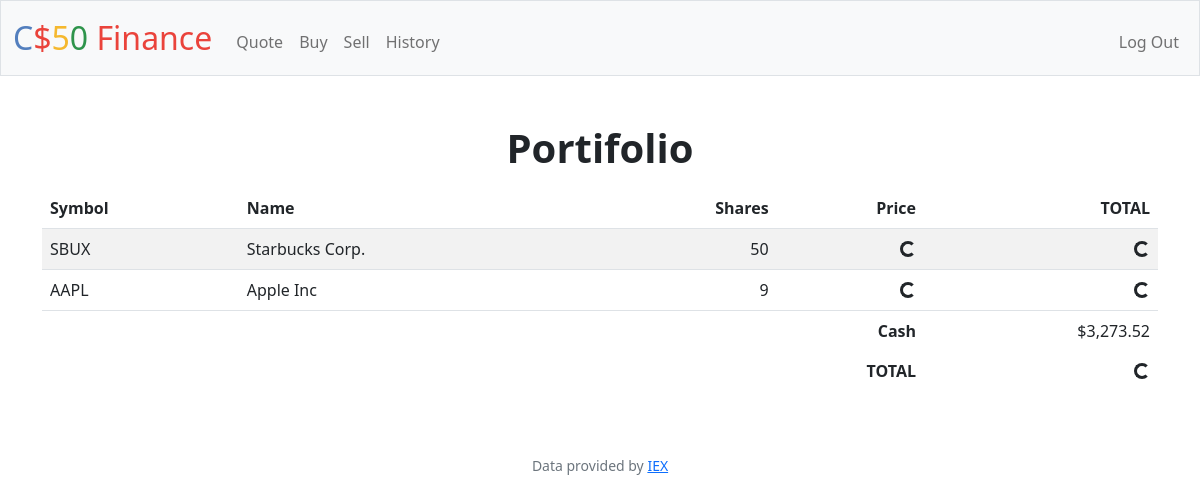
The app's page / (signed in) with its own data.
### tables this page shows
CREATE TABLE users_stocks (user_id INTEGER, stock_symbol TEXT NOT NULL, stock_name TEXT NOT NULL, quantity INTEGER NOT NULL, FOREIGN KEY(user_id) REFERENCES users(id));

### app.py (the view)
@app.route("/")
@login_required
def index():
    user_id = session["user_id"]
    portifolio_data = db.execute("SELECT * FROM users_stocks "
                                 " WHERE user_id = ?", user_id)
    cash = db.execute("SELECT cash FROM users WHERE id = ?", user_id)
    cash = usd(cash[0]["cash"])
    return render_template("index.html",
                           portifolio_data=portifolio_data, cash=cash)

### app.py (called while the page is built)
@app.after_request
def after_request(response):
    response.headers["Cache-Control"] = "no-cache, no-store, must-revalidate"
    response.headers["Expires"] = 0
    response.headers["Pragma"] = "no-cache"
    return response

### helpers.py (called while the page is built)
def login_required(f):
    @wraps(f)
    def decorated_function(*args, **kwargs):
        if session.get("user_id") is None:
            return redirect("/login")
        return f(*args, **kwargs)
    return decorated_function

def usd(value):
    return f"${value:,.2f}"

### templates/index.html (shortened to what this page needs)
{% extends "layout.html" %}
{% block main %}
    <h1 class="h1 fw-bold mb-3">Portifolio</h1>
    <div class="container mw-80">
        <table class="table table-striped">
            <thead>
                <tr>
                    <th scope="col" class="text-start">Symbol</th>
                    <th scope="col" class="text-start">Name</th>
                    <th scope="col" class="text-end">Shares</th>
                    <th scope="col" class="text-end">Price</th>
                    <th scope="col" class="text-end">TOTAL</th>
                </tr>
            </thead>
            <tbody class="border-top">
                {% for data in portifolio_data  %}
                <tr>
                    <td class="text-start">
                        {{ data["stock_symbol"] }}
                    </td>
                    <td class="text-start">
                        {{ data["stock_name"] }}
                    </td>
                    <td class="text-end" id="qty-{{ data["stock_symbol"] }}">
                        {{ data["quantity"] }}
                    </td>
                    <td class="text-end" id="price-{{ data["stock_symbol"] }}">
                        <div class="spinner-border spinner-border-sm" role="status">
                        </div>
                    </td>
                    <td class="text-end" id="sum-{{ data["stock_symbol"] }}">
                        <div class="spinner-border spinner-border-sm" role="status">
                        </div>
                    </td>
                </tr>
                {% endfor %}
            </tbody>
            <tfoot class="border-top">
                <tr>
                    <th class="text-end border-0" colspan="4">Cash</th>
                    <td class="text-end border-0" id="cash">{{ cash }}</td>
                </tr>
                <tr>
                    <th class="text-end border-0" colspan="4">TOTAL</th>
                    <td class="text-end border-0" id="total">
                        <div class="spinner-border spinner-border-sm" role="status">
                        </div>
                    </td>
                </tr>
            </tfoot>
        </table>
    </div>
{% endblock %}

### static/styles.css (style rules this page uses)
.border-top { border-top: 0px solid #1c1c1c !important; }

### records on screen
users_stocks: stock_symbol "SBUX", stock_name "Starbucks Corp.", quantity "50"
users_stocks: stock_symbol "AAPL", stock_name "Apple Inc", quantity "9"

### other values on screen
{{ cash }} "$3,273.52"
